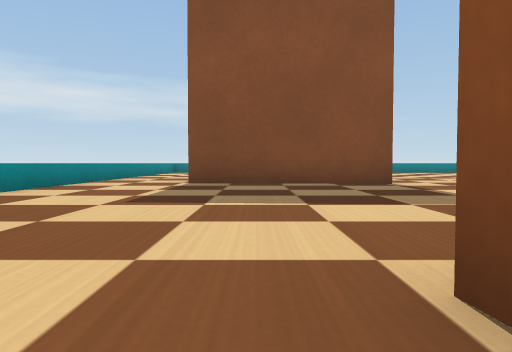
view 1 (above)

18 first-person views from a walk through a robot-simulator world made for Webots. The camera is 0.1 m above the floor, tilts 2° down and sees 70° across. The floor is counted in squares, 0.25 m on a side. Each view is taken from the middle of a square. On the plan, view 1 faces up. The plan holds only what a view shows up to about 9 squares ahead; the rest is blank. Robots are left out. Webots' stock objects and surfaces are drawn as simple stand-ins.

view 2
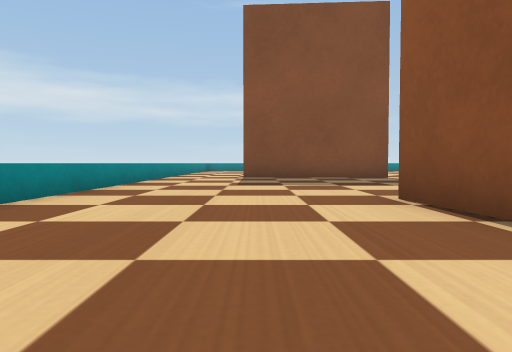

view 3
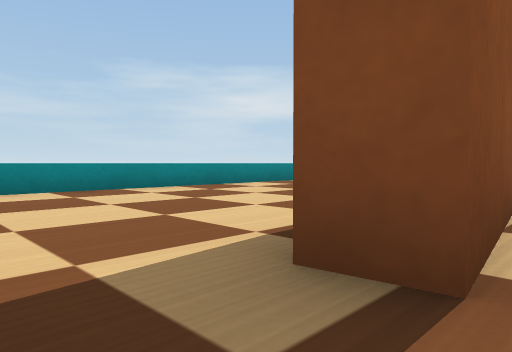

view 4
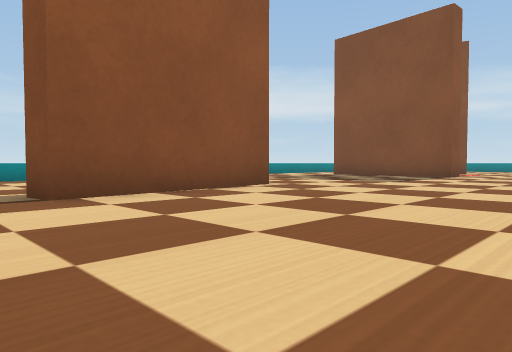

view 5
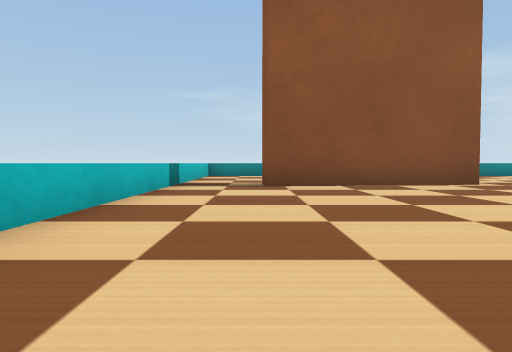

view 6
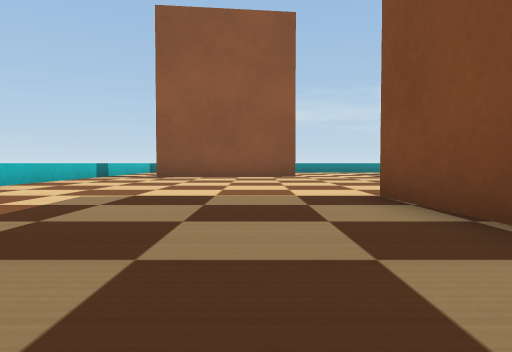

view 7
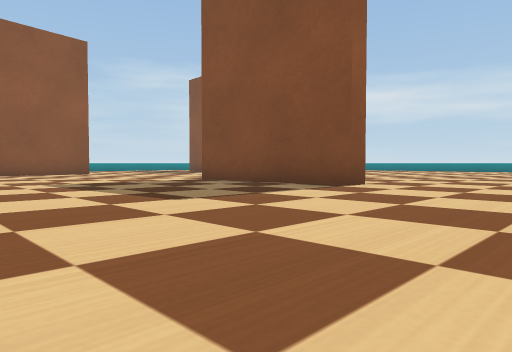

view 8
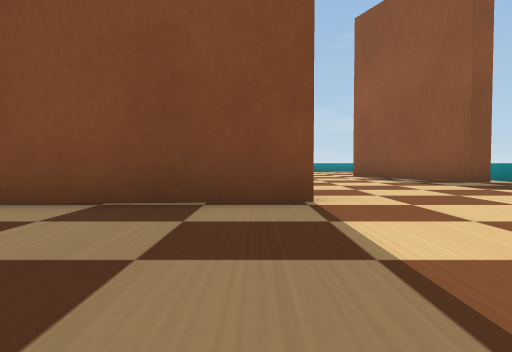

view 9
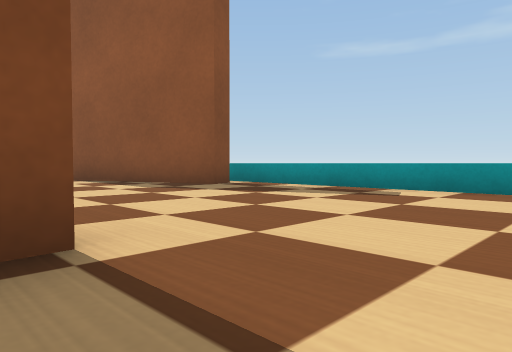

view 10
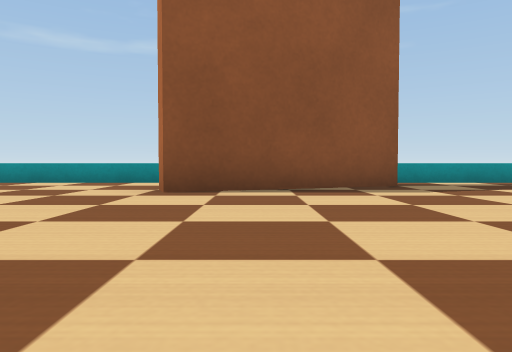

view 11
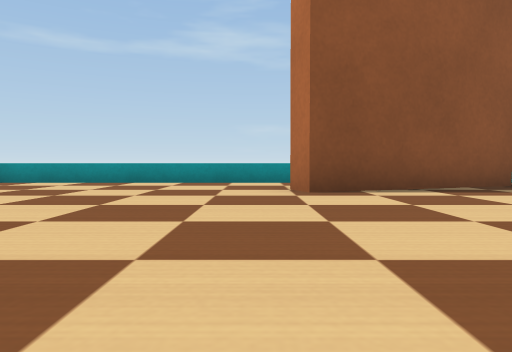

view 12
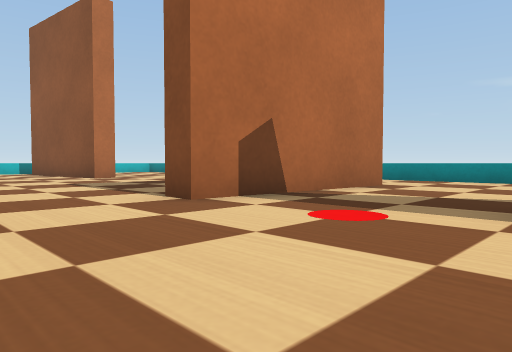

view 13
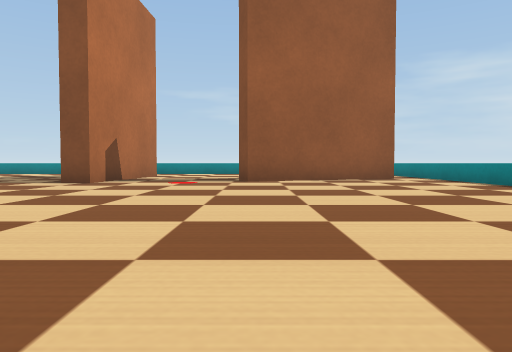

view 14
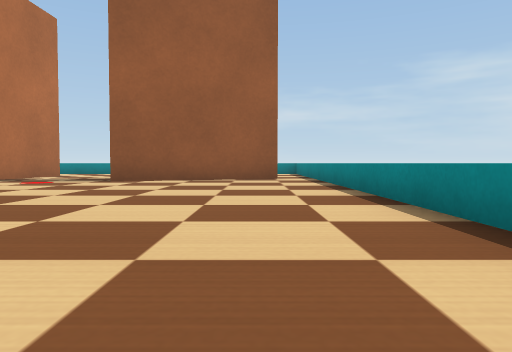

view 15
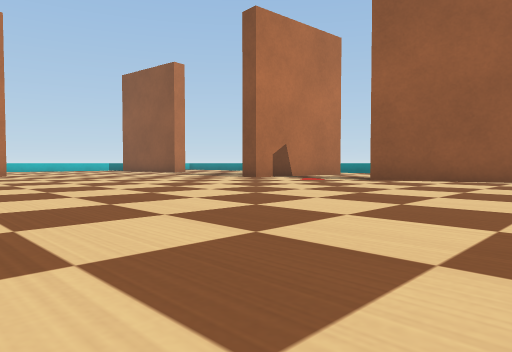

view 16
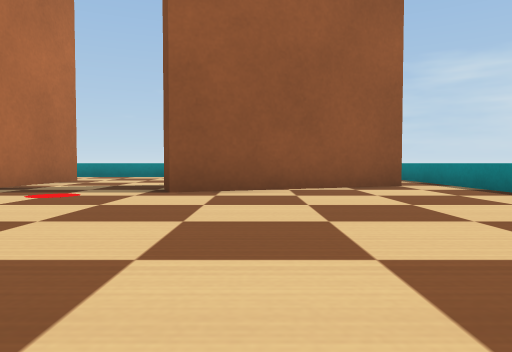

view 17
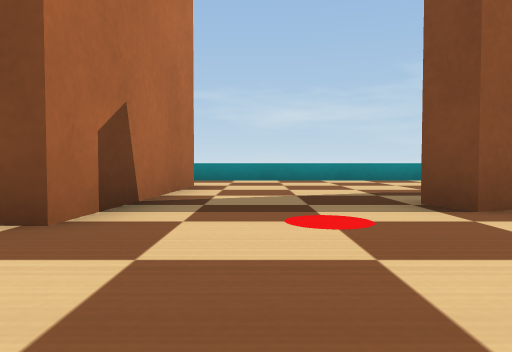

view 18
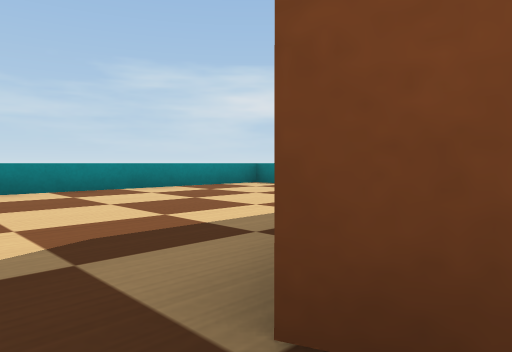

### Floor plan
Points are (right, up) in squares from view 1. A wall is a line through its corners. A room is listed if a view was taken in it or the views show most of it. See-through windows are left out.
Room 1 (views 1, 2, 3, 4, 5, 6, 7, 8, 9, 10, 11, 12, 13, 14, 15, 16, 17, 18)
walls: (11.6, 2.4) (11.6, 1.8) (7.6, 1.5); (1.2, 1.3) (1.7, -2.8) (1, -2.9); (0.8, -0.6) (0.6, 1.2); (-1.3, 7.9) (2.7, 7.7) (2.6, 7.1) (-1.4, 7.3); (16, 5.8) (15.4, 5.5) (14, 9.3) (14.6, 9.5); (0.6, 14.6) (2, 10.8) (1.4, 10.6)
low walls: (16.5, 0.9) (16.5, 6.6); (16.5, 9.2) (16.5, 15.2); (7.9, 15.5) (-3.5, 15.5) (-3.5, -3.1); (-0.9, -4.5) (5.9, -4.5)
ways out: gap at (16, 6)

Positions as (right, up) in squares from view 1, and headings:
1: (0, 0), facing up
2: (-1, -3), facing up
3: (2, -4), facing up-left
4: (6, -4), facing up-left
5: (8, -3), facing left
6: (12, 0), facing left
7: (15, -4), facing up-left
8: (11, -2), facing up
9: (11, 0), facing up-right
10: (9, 8), facing right
11: (9, 10), facing right
12: (5, 11), facing down-left
13: (10, 11), facing left
14: (10, 14), facing left
15: (10, 15), facing down-left
16: (7, 12), facing left
17: (5, 9), facing left
18: (2, 10), facing up-left
